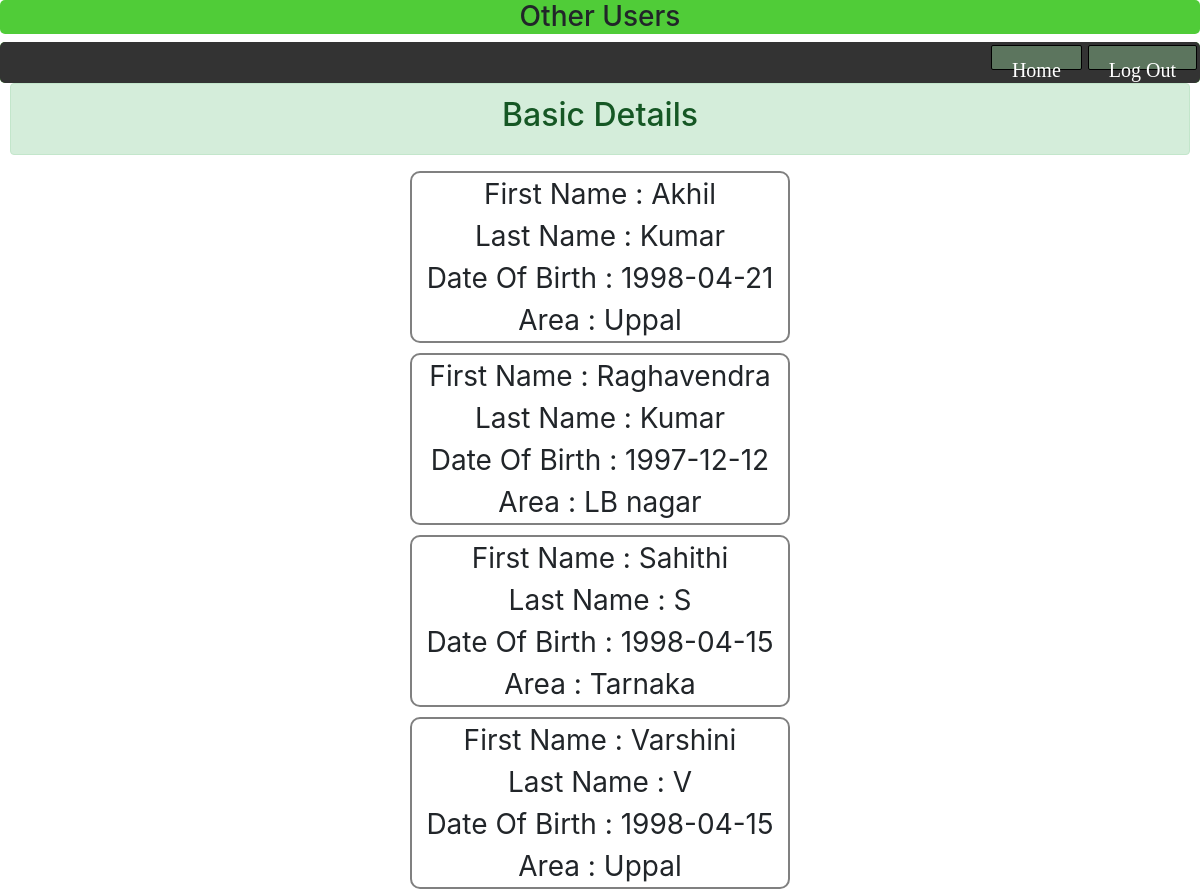
Page /others.php (signed in) on the committed database.
### tables this page shows
CREATE TABLE `reg2` (
  `id` int(5) NOT NULL,
  `firstname` varchar(20) NOT NULL,
  `lastname` varchar(20) NOT NULL,
  `dob` date NOT NULL,
  `MOBILE` bigint(10) NOT NULL,
  `EMAIL` varchar(30) NOT NULL,
  `CON` varchar(20) NOT NULL,
  `DIS` varchar(20) NOT NULL,
  `CIT` varchar(20) NOT NULL,
  `AGE` int(5) NOT NULL,
  `password` varchar(20) NOT NULL
);

### others.php (the view, shortened to what this page needs)
<?php
require 'connect.inc.php';
?>
<!DOCTYPE html>
<html>
<head>
<link href="https://stackpath.bootstrapcdn.com/bootstrap/4.3.1/css/bootstrap.min.css" rel="stylesheet">
<link rel="stylesheet" href="https://cdnjs.cloudflare.com/ajax/libs/font-awesome/4.7.0/css/font-awesome.min.css">
<link rel="stylesheet" type="text/css" href="stylee.css">
<link rel="stylesheet" href="https://maxcdn.bootstrapcdn.com/bootstrap/4.1.0/css/bootstrap.min.css">
</head>
<body>
    <div id="heading">
    	<h3 align="center">Other Users</h3>
    </div>
 <div class="index">
<center>
<ul>
  <li style="float:right;"> <a href="index.php">Log Out</a></li>
<li style="float:right;"> <a href="userspage.php">Home</a></li>
</ul>
</div>
<div class="main">
	<div class="alert alert-success" align="center"><h2>Basic Details</h2></div>
  <?php
   	if($_SESSION['id'])
	{
		$id=$_SESSION['id'];
		 $sql = "SELECT * FROM reg2 where id <>'$id'";
		 $records = mysqli_query($conn,$sql);
		while($row = mysqli_fetch_array($records))
		{
						echo '<div class="Lead emailform" align="center">';
						echo "First Name    : ".$row['firstname']."<br>";
						echo "Last Name     : ".$row['lastname']."<br>";
						echo "Date Of Birth : ".$row['dob']."<br>";
						echo "Area          : ".$row['CIT']."<br>";
						echo "</div>";
		}
 }
?>
</body>
</html>

### stylee.css (style rules this page uses)
* { margin: 0; padding: 0; }
body { margin: 0; padding: 0; line-height: 1.5em; font-family: Verdana, Arial, san-serif; font-size: 11px; color: #ffffff; background-image: url("book4.png"); width:100%; height:100%; background-repeat: no-repeat; }
ul li a { background-color:#5c755e; text-decoration:none; color:white; font-size:20px; height:25px; margin:3px; padding:5px; border:1px solid black; border-radius:2px; }

### others.php (style rules this page uses)
#heading { background-color: rgba(80, 204, 56, 1); margin:0px; height:150; border-radius:5px; }
.index { background-color: rgba(80, 204, 56, 1); margin:0; width: auto; border-radius:5px; }
.index ul { margin:0px; position: relative; list-style-type:none; z-index: 597; border-radius:5px; }
.index ul li { display: inline-block; float: none; min-height: 1px; vertical-align: middle; }
.index a { display: bloc; line-height: 1em; text-decoration: none; }
.index ul li a { display:inline-block; line-height: 2; background-color:#ooo; font-family:Art Nouveau; padding: .2em 1em; text-decoration:none; color:#fff; }
ul { list-style-type: none; margin: 0; padding: 0; overflow: hidden; background-color: #333; position: sticky; top: 0; }
li { float: left; }
li a { display: block; color: white; text-align: center; padding: 14px 16px; text-decoration: none; }
.main { font-size: 28px; padding: 0px 10px; }
.emailform { border:2px solid grey; border-radius:10px; margin-top:10px; margin-left:400px; margin-right:400px; }

### rows in the picture
reg2: firstname "Akhil", lastname "Kumar", dob "1998-04-21", CIT "Uppal"
reg2: firstname "Raghavendra", lastname "Kumar", dob "1997-12-12", CIT "LB nagar"
reg2: firstname "Sahithi", lastname "S", dob "1998-04-15", CIT "Tarnaka"
reg2: firstname "Varshini", lastname "V", dob "1998-04-15", CIT "Uppal"
